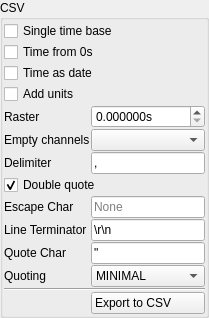
            <widget class="QGroupBox" name="groupBox_3">
             <property name="title">
              <string>CSV</string>
             </property>
             <layout class="QGridLayout" name="gridLayout_6" columnstretch="1,0,0">
              <property name="leftMargin">
               <number>1</number>
              </property>
              <property name="topMargin">
               <number>1</number>
              </property>
              <property name="rightMargin">
               <number>1</number>
              </property>
              <property name="bottomMargin">
               <number>1</number>
              </property>
              <property name="spacing">
               <number>1</number>
              </property>
              <item row="1" column="0" colspan="3">
               <widget class="QCheckBox" name="time_from_zero_bus">
                <property name="text">
                 <string>Time from 0s</string>
                </property>
               </widget>
              </item>
              <item row="11" column="2">
               <widget class="QLineEdit" name="quotechar_bus">
                <property name="text">
                 <string>&quot;</string>
                </property>
                <property name="maxLength">
                 <number>1</number>
                </property>
               </widget>
              </item>
              <item row="4" column="2">
               <widget class="QDoubleSpinBox" name="export_raster_bus">
                <property name="suffix">
                 <string>s</string>
                </property>
                <property name="decimals">
                 <number>6</number>
                </property>
               </widget>
              </item>
              <item row="3" column="0" colspan="3">
               <widget class="QCheckBox" name="add_units_bus">
                <property name="text">
                 <string>Add units</string>
                </property>
               </widget>
              </item>
              <item row="0" column="0" colspan="3">
               <widget class="QCheckBox" name="single_time_base_bus">
                <property name="text">
                 <string>Single time base</string>
                </property>
               </widget>
              </item>
              <item row="2" column="0" colspan="3">
               <widget class="QCheckBox" name="bus_time_as_date">
                <property name="text">
                 <string>Time as date</string>
                </property>
               </widget>
              </item>
              <item row="7" column="0" colspan="3">
               <widget class="QCheckBox" name="doublequote_bus">
                <property name="text">
                 <string>Double quote</string>
                </property>
                <property name="checked">
                 <bool>true</bool>
                </property>
               </widget>
              </item>
              <item row="6" column="0">
               <widget class="QLabel" name="label_8">
                <property name="text">
                 <string>Delimiter</string>
                </property>
               </widget>
              </item>
              <item row="10" column="0" colspan="2">
               <widget class="QLabel" name="label_11">
                <property name="text">
                 <string>Line Terminator</string>
                </property>
               </widget>
              </item>
              <item row="4" column="0">
               <widget class="QLabel" name="label_23">
                <property name="text">
                 <string>Raster</string>
                </property>
               </widget>
              </item>
              <item row="8" column="2">
               <widget class="QLineEdit" name="escapechar_bus">
                <property name="inputMask">
                 <string/>
                </property>
                <property name="maxLength">
                 <number>1</number>
                </property>
                <property name="placeholderText">
                 <string>None</string>
                </property>
               </widget>
              </item>
              <item row="10" column="2">
               <widget class="QLineEdit" name="lineterminator_bus">
                <property name="text">
                 <string>\r\n</string>
                </property>
               </widget>
              </item>
              <item row="12" column="2">
               <widget class="QComboBox" name="quoting_bus">
                <property name="currentIndex">
                 <number>1</number>
                </property>
                <item>
                 <property name="text">
                  <string>ALL</string>
                 </property>
                </item>
                <item>
                 <property name="text">
                  <string>MINIMAL</string>
                 </property>
                </item>
                <item>
                 <property name="text">
                  <string>NONNUMERIC</string>
                 </property>
                </item>
                <item>
                 <property name="text">
                  <string>NONE</string>
                 </property>
                </item>
               </widget>
              </item>
              <item row="11" column="0">
               <widget class="QLabel" name="label_10">
                <property name="text">
                 <string>Quote Char</string>
                </property>
               </widget>
              </item>
              <item row="13" column="0" colspan="3">
               <widget class="Line" name="line_13">
                <property name="orientation">
                 <enum>Qt::Orientation::Horizontal</enum>
                </property>
               </widget>
              </item>
              <item row="6" column="2">
               <widget class="QLineEdit" name="delimiter_bus">
                <property name="text">
                 <string>,</string>
                </property>
                <property name="maxLength">
                 <number>2</number>
                </property>
                <property name="clearButtonEnabled">
                 <bool>false</bool>
                </property>
               </widget>
              </item>
              <item row="5" column="0" colspan="2">
               <widget class="QLabel" name="label_25">
                <property name="text">
                 <string>Empty channels</string>
                </property>
               </widget>
              </item>
              <item row="12" column="0">
               <widget class="QLabel" name="label_7">
                <property name="text">
                 <string>Quoting</string>
                </property>
               </widget>
              </item>
              <item row="8" column="0">
               <widget class="QLabel" name="label_9">
                <property name="text">
                 <string>Escape Char</string>
                </property>
               </widget>
              </item>
              <item row="14" column="2">
               <widget class="QPushButton" name="extract_bus_csv_btn">
                <property name="text">
                 <string>Export to CSV         </string>
                </property>
                <property name="icon">
                 <iconset resource="resource.qrc">
                  <normaloff>:/csv.png</normaloff>:/csv.png</iconset>
                </property>
               </widget>
              </item>
              <item row="5" column="2">
               <widget class="QComboBox" name="empty_channels_bus"/>
              </item>
             </layout>
            </widget>
